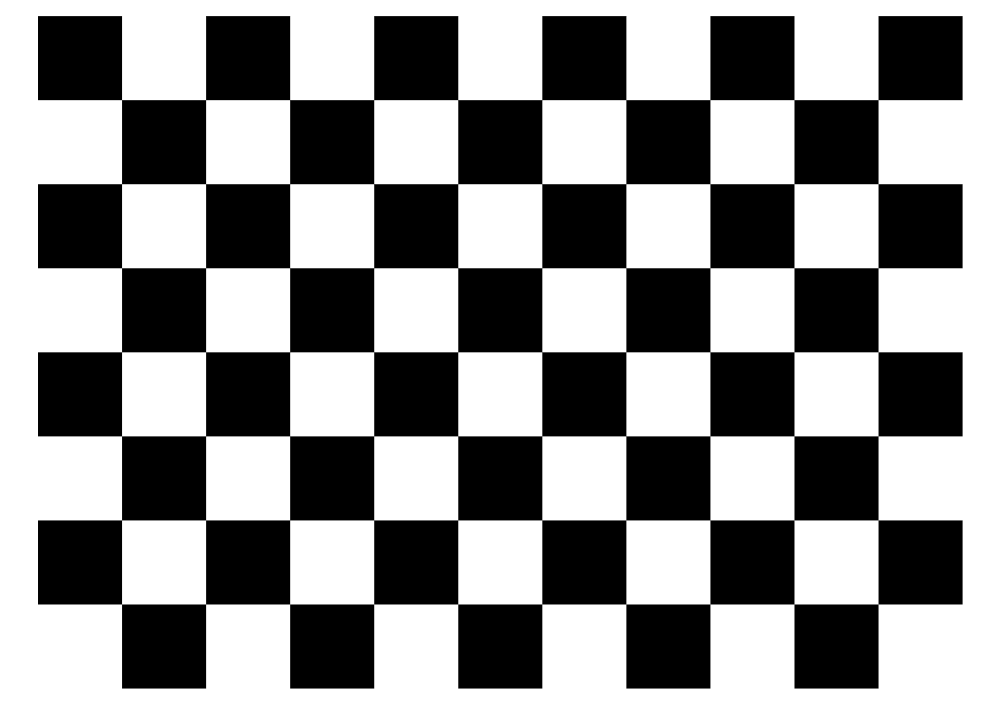
#> input picture Assignment_1/Image_1.png, 1000 x 707 px
$ python a_i.py
#> lines starting #> are read from the running program, lines starting #| are printed output that depends on the picture
"""
https://gautamnagrawal.medium.com/rotating-image-by-any-angle-shear-transformation-using-only-numpy-d28d16eb5076
"""
# Rotation
import numpy as np
from PIL import Image
import math


image = np.array(Image.open("Image_1.png"))             # Load the image
#> image is the input picture: shape (707, 1000, 3); min 0, max 255, mean 142.9
angle=int(input("Enter the angle in integer:- "))  # Ask the user to enter the angle of rotation
#> the answer given: 3

# Define the most occuring variables
angle=math.radians(angle)                               #converting degrees to radians
cosine=math.cos(angle)
sine=math.sin(angle)

height=image.shape[0]                                   #define the height of the image
#> height = 707
width=image.shape[1]                                    #define the width of the image
#> width = 1000

# Define the height and width of the new image that is to be formed
new_height  = round(abs(image.shape[0]*cosine)+abs(image.shape[1]*sine))+1
#> new_height = 759
new_width  = round(abs(image.shape[1]*cosine)+abs(image.shape[0]*sine))+1
#> new_width = 1037

# define another image variable of dimensions of new_height and new _column filled with zeros
output=np.zeros((new_height,new_width,image.shape[2]))

# Find the centre of the image about which we have to rotate the image
original_centre_height   = round(((image.shape[0]+1)/2)-1)    #with respect to the original image
#> original_centre_height = 353
original_centre_width    = round(((image.shape[1]+1)/2)-1)    #with respect to the original image
#> original_centre_width = 500

# Find the centre of the new image that will be obtained
new_centre_height= round(((new_height+1)/2)-1)        #with respect to the new image
#> new_centre_height = 379
new_centre_width= round(((new_width+1)/2)-1)          #with respect to the new image
#> new_centre_width = 518

for i in range(height):
    for j in range(width):
        #co-ordinates of pixel with respect to the centre of original image
        y=image.shape[0]-1-i-original_centre_height
        x=image.shape[1]-1-j-original_centre_width

        #co-ordinate of pixel with respect to the rotated image
        new_y=round(y*cosine - x*sine)
        new_x=round(+y*sine + x*cosine)

        '''since image will be rotated the centre will change too,
           so to adust to that we will need to change new_x and new_y with respect to the new centre'''
        new_y=new_centre_height-new_y
        new_x=new_centre_width-new_x

        # adding if check to prevent any errors in the processing
        if 0 <= new_x < new_width and 0 <= new_y < new_height:
            output[new_y,new_x,:]=image[i,j,:]                      #writing the pixels to the new destination in the output image
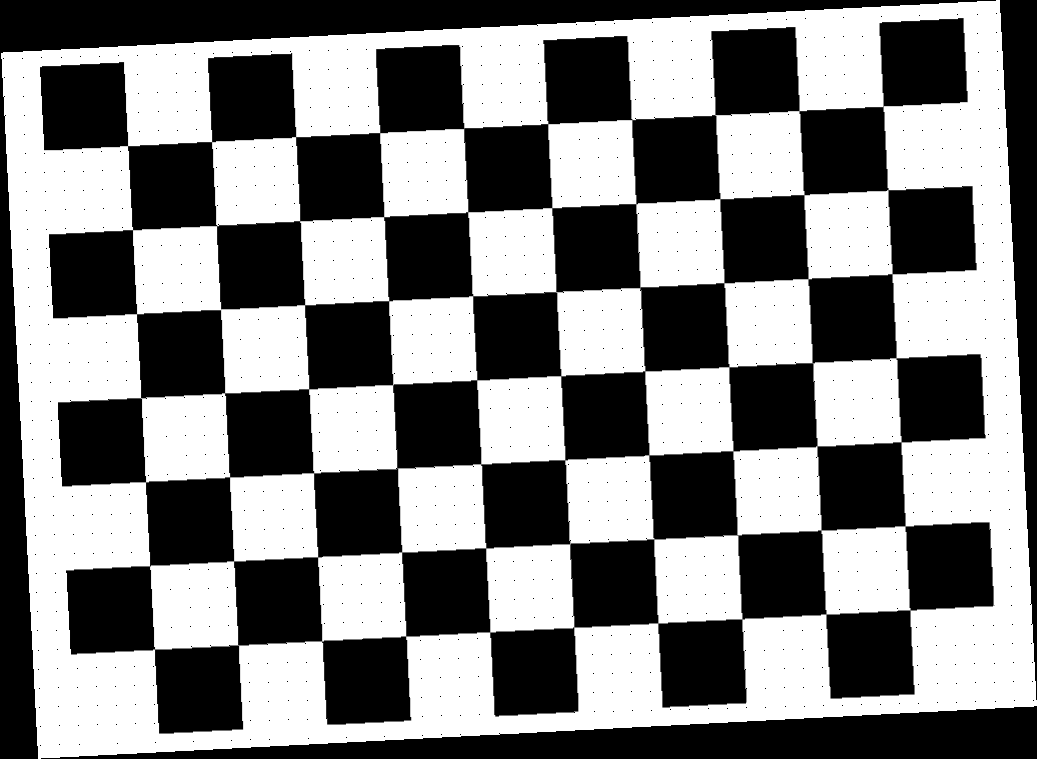
#> output: shape (759, 1037, 3) float64; min 0, max 255, mean 128

pil_img=Image.fromarray((output).astype(np.uint8))                       # converting array to image
pil_img.save("rotated_image.png")                                                 # saving the image
